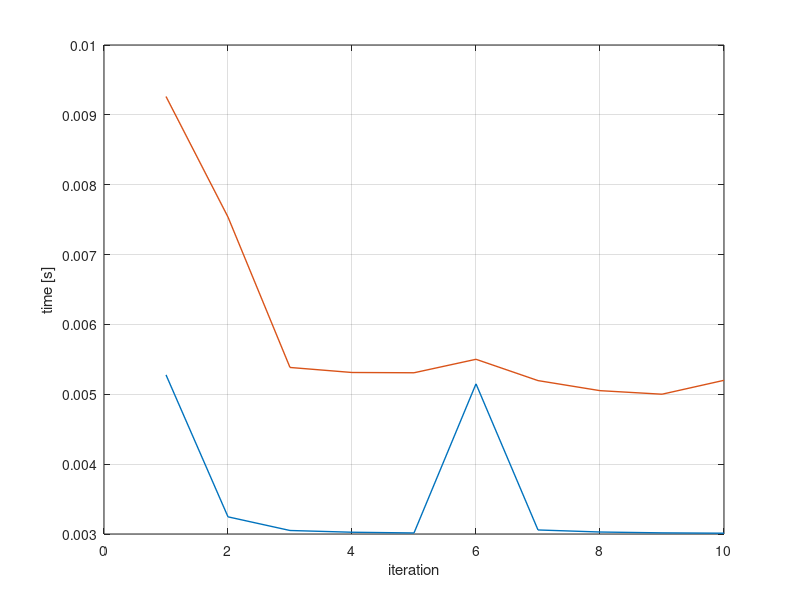
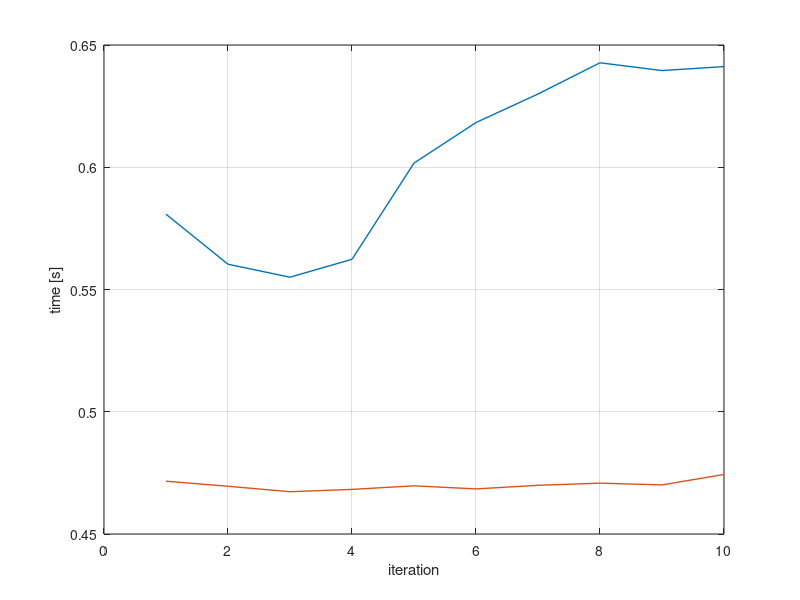
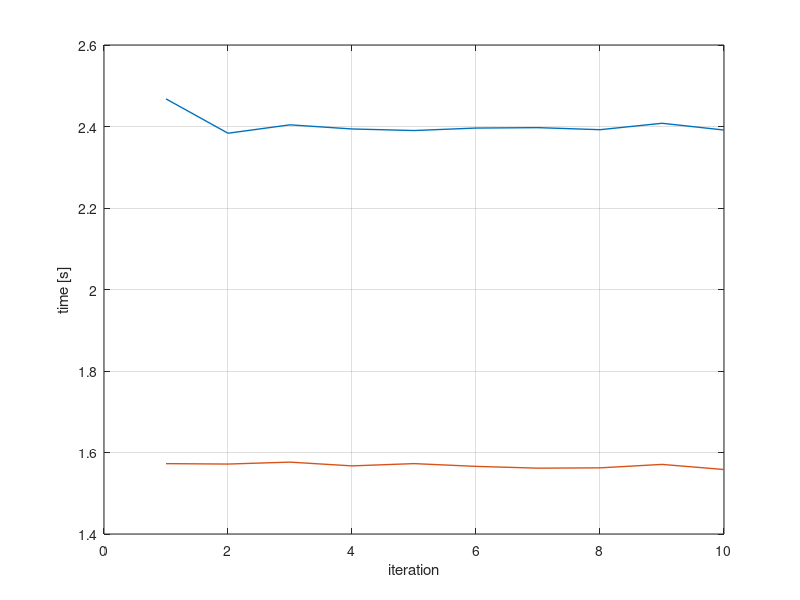
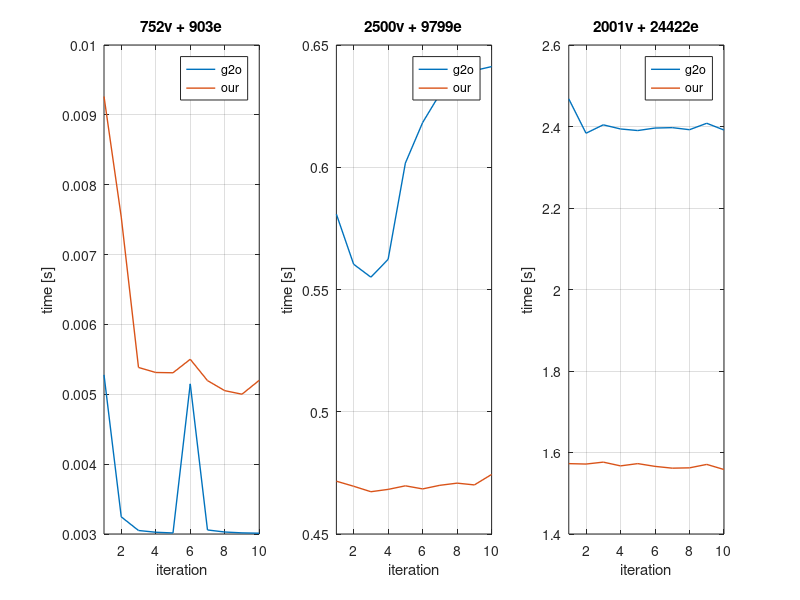

Here is the MATLAB script that generated these plots, in order:
% performance results
clc;clear;close all;

iterations = 1:10;

%% closure000073
% 752 vertices 903 edges

sequence_closure_g2o = [0.00527817 0.00324565 0.00305018 0.0030253 0.00301487 0.00514935 0.00305784 0.00302843 0.00301621 0.00301133];
sequence_closure_slim = [0.009263 0.007537 0.005384 0.005312 0.005308 0.005501 0.005196 0.005052 0.005001 0.005200];
figure('Name','closure000073');
plot(iterations, sequence_closure_g2o, 'LineWidth', 1);
hold on;
plot(iterations, sequence_closure_slim, 'LineWidth', 1);
hold off;
xlabel('iteration');
ylabel('time [s]');
grid on;

sum_closure_g2o = sum(sequence_closure_g2o)
sum_closure_slim = sum(sequence_closure_slim)

%% sphere
% 2500 vertices 9799 edges

sequence_sphere_slim = [0.471595 0.469529 0.467295 0.468246 0.469706 0.468441 0.469919 0.470801 0.470077 0.474356];
sequence_sphere_g2o = [0.580804 0.560332 0.555043 0.562349 0.601703 0.618278 0.629956 0.642723 0.639549 0.641169];
figure('Name','sphere');
plot(iterations, sequence_sphere_g2o, 'LineWidth', 1);
hold on;
plot(iterations, sequence_sphere_slim, 'LineWidth', 1);
hold off;
xlabel('iteration');
ylabel('time [s]');
grid on;

sum_sphere_g2o = sum(sequence_sphere_g2o)
sum_sphere_slim = sum(sequence_sphere_slim)

%% syntetic_2000p
% 2001 vertices 24422 edges
sequence_2000p_slim = [1.572687 1.571662 1.576384 1.567167 1.572744 1.565941 1.561552 1.562350 1.570787 1.558256];
sequence_2000p_g2o = [2.46779 2.38348 2.4041 2.39395 2.39008 2.39621 2.39722 2.39215 2.40793 2.39132];
figure('Name','syntetic_2000p');
plot(iterations, sequence_2000p_g2o, 'LineWidth', 1);
hold on;
plot(iterations, sequence_2000p_slim, 'LineWidth', 1);
hold off;
xlabel('iteration');
ylabel('time [s]');
grid on;

sum_2000p_g2o = sum(sequence_2000p_g2o)
sum_2000p_slim = sum(sequence_2000p_slim)


%% All Pose
figure('Name','All');
subplot(1,3,1);
plot(iterations, sequence_closure_g2o, 'LineWidth', 1);
hold on;
plot(iterations, sequence_closure_slim, 'LineWidth', 1);
hold off;
legend('g2o','our');
xlabel('iteration');
ylabel('time [s]');
grid on;
xlim([1 10]);
title('752v + 903e');

subplot(1,3,2);
plot(iterations, sequence_sphere_g2o, 'LineWidth', 1);
hold on;
plot(iterations, sequence_sphere_slim, 'LineWidth', 1);
hold off;
legend('g2o','our');
xlabel('iteration');
ylabel('time [s]');
grid on;
xlim([1 10]);
title('2500v + 9799e');

subplot(1,3,3);
plot(iterations, sequence_2000p_g2o, 'LineWidth', 1);
hold on;
plot(iterations, sequence_2000p_slim, 'LineWidth', 1);
hold off;
legend('g2o','our');
xlabel('iteration');
ylabel('time [s]');
grid on;
xlim([1 10]);
title('2001v + 24422e');


%% Small BA
% 9472 vertices: 1001 SE3 and 8471 R3 | 25537 edges: 6013 SE3 and 19524 SE3_R3

sequence_ba_small_g2o = [ 0.158707
 0.149726
 0.159787
 0.168844
 0.182285
 0.187945
 0.212033
 0.200214
 0.201136
 0.203477];

sequence_ba_small_slim = [0.341519
0.363476
0.377136
0.387077
0.392275
0.395485
0.399488
0.401336
0.403970
0.402289];

figure('Name','BA small');
plot(iterations, sequence_ba_small_g2o, 'LineWidth', 1);
hold on;
plot(iterations, sequence_ba_small_slim, 'LineWidth', 1);
hold off;
xlabel('iteration');
ylabel('time [s]');
xlim([1 10]);
grid on;
title('(1001 SE3 & 8471 R3)v + (6013 SE3 & 19524 SE3\_R3)e');
legend('g2o','our');


sum_ba_big_g2o = sum(sequence_ba_small_g2o)
sum_ba_big_slim = sum(sequence_ba_small_slim)


%% Big BA
% 31796 vertices: 2001 SE3 and 29795 R3 | 117375 edges: 25327 SE3 and 92048 SE3_R3
sequence_ba_big_g2o = [ 0.913147
 0.847268
 0.888165
 0.952745
 1.00948
 0.913935
 0.937961
 0.938051
 0.943798
 0.947455];

sequence_ba_big_slim = [3.893155
3.936032
3.975537
3.961065
4.445926
4.625467
4.491072
4.235842
4.488388
4.302889];


figure('Name','BA big');
plot(iterations, sequence_ba_big_g2o, 'LineWidth', 1);
hold on;
plot(iterations, sequence_ba_big_slim, 'LineWidth', 1);
hold off;
xlabel('iteration');
ylabel('time [s]');
xlim([1 10]);
grid on;
title('(2001 SE3 & 29795 R3)v + (25327 SE3 & 92048 SE3\_R3)e');
legend('g2o','our');

sum_ba_big_g2o = sum(sequence_ba_big_g2o)
sum_ba_big_slim = sum(sequence_ba_big_slim)


%% All BA
figure('Name','All BA');
subplot(1,2,1);
plot(iterations, sequence_ba_small_g2o, 'LineWidth', 1);
hold on;
plot(iterations, sequence_ba_small_slim, 'LineWidth', 1);
hold off;
legend('g2o','our');
xlabel('iteration');
ylabel('time [s]');
grid on;
xlim([1 10]);
title('9472v + 25537e');

subplot(1,2,2);
plot(iterations, sequence_ba_big_g2o, 'LineWidth', 1);
hold on;
plot(iterations, sequence_ba_big_slim, 'LineWidth', 1);
hold off;
legend('g2o','our');
xlabel('iteration');
ylabel('time [s]');
grid on;
xlim([1 10]);
title('31796v + 117375e');



